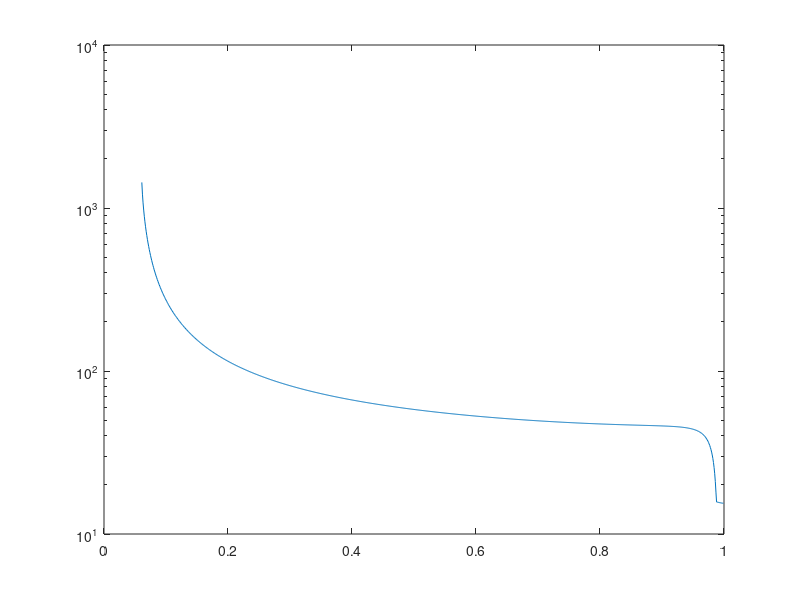

MATLAB code to generate this figure:
%calculate surface resistance
clear
%constant
xi=-1.469e-5;% Young_Laplace equation constant(assuming contact angle is zero)
psi_0=-5e4;%matric potential that corresponds to zero liquid water saturation
tortuosity_0=0.66;%tortuosity of liquid water in soils when the liquid water saturation is zero
diffusivity=2.62e-5; %diffusivity of vapor at 22 centigrade

%experimental conditions
thickness_nsl=0.05;%thickness of the near?surface soil layer(NSL)
thickness_aero_edl=1e-3;%thickness of the external diffusive layer(EDL) by aerodynamics

%parameters about soil
radius_particle=0.7e-3;%average particle size
psi_p=-10;%matric potential in the NSL corresponding to the initial liquid water saturation at early stage IV(m)
porosity=0.40;
saturation_residual=0.06;%residual liquid water saturation

%fitting parameter for the van Genuchten soil water retention curve
av=14.5;
nv=2.68;

n=0.5;%correction function between TSL and NSL

%variable
Thickness_surface_edl=[];%thickness of the external diffusive layer by surface resistance
K_vr_c=[];%relative conductance of vapor through the soil?air interface contributed to by the vaporization of the 
           %capillary water in the topmost soil layer
K_vr_v=[];%relative conductance of vapor through the soil?air interface contributed to by vapor generated from the 
           %vaporization plane beneath the dry soil layer
Surface_resistance=[];
R_0=[];%radius of water saturated pores(bottom of funnel)
R_m=[];%radius that corresponds to psi_m according to the Young?Laplace equation (m)
R_2=[];%radius of water saturated pores(top of funnel)
R_3=[];%radius of cylinder building block
Psi_m=[];%matric potential

for saturation=0.06:0.001:1%from residual saturation to 1

    water_content_residual=saturation_residual*porosity;
    water_content=saturation*porosity;
    saturation_effective=(water_content-water_content_residual)/(porosity-water_content_residual);
    
    psi_m=-1/av*((saturation_effective)^(nv/(1-nv))-1)^(1/nv);%van genuchten
    r_m=xi/psi_m;
    
Psi_m=[Psi_m,psi_m];
R_m=[R_m,r_m];    

    water_content_effective=porosity*saturation_effective^(1+n);
    
    r_0=-xi*av*((1+(av*-psi_m)^nv)^((nv-1)/nv)-(av*-psi_m)^(nv-1));%expectation of r from 0 to r_m
    r_2=r_0+radius_particle;
    r_3=r_m/water_content_effective^0.5;
    
R_0=[R_0,r_0];
R_2=[R_2,r_2];
R_3=[R_3,r_3];

if r_m>r_2
   r_m=r_2;
end
   thickness_surface_edl=r_2-r_m;
Thickness_surface_edl=[Thickness_surface_edl,thickness_surface_edl];

   k_vr_c=1/(1+(r_3^2*thickness_surface_edl/r_2^2/thickness_aero_edl)+...
       (r_m/2/thickness_aero_edl)*(1/water_content_effective-1/water_content_effective^0.5));
   k_vr_v=((thickness_aero_edl+thickness_surface_edl)*tortuosity_0*porosity*log(-psi_0))/...
       (thickness_nsl*log(-psi_m-psi_p));
   k_vr=k_vr_c*(1-k_vr_v)+k_vr_v;

K_vr_c=[K_vr_c,k_vr_c];
K_vr_v=[K_vr_v,k_vr_v];

   surface_resistance=(thickness_surface_edl+thickness_aero_edl)/(diffusivity*k_vr)-thickness_aero_edl/diffusivity;

Surface_resistance=[Surface_resistance,surface_resistance];

end

%plot
ii=0.06:0.001:1;
semilogy(ii,Surface_resistance);
hold on;
